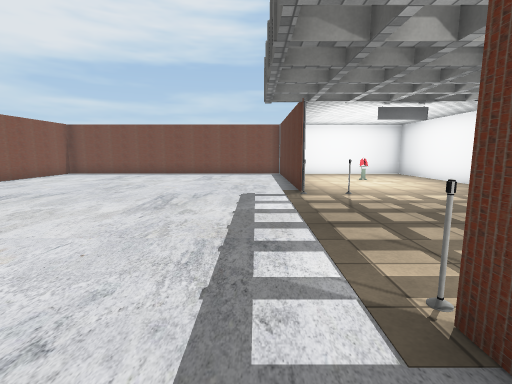
[1] (above)

17 first-person views from a walk through a Unity game level. The camera is 1.4 m above the floor, tilts 8° down and sees 85° across. The floor is counted in squares, 1.27 m on a side. Each view is taken from the middle of a square. On the plan, view 1 faces up. The plan holds only what a view shows up to about 12 squares ahead; the rest is blank. The player is left out. Some surface patterns are stand-ins.

[2]
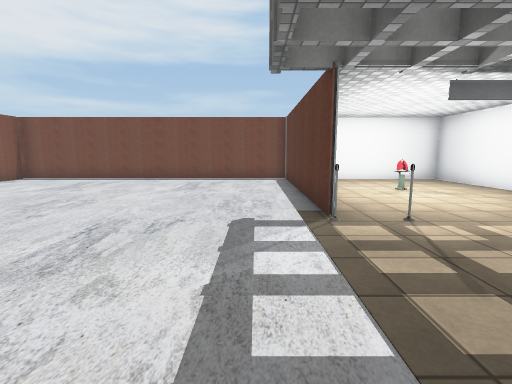

[3]
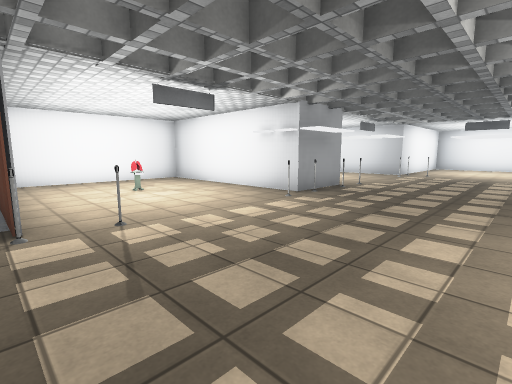

[4]
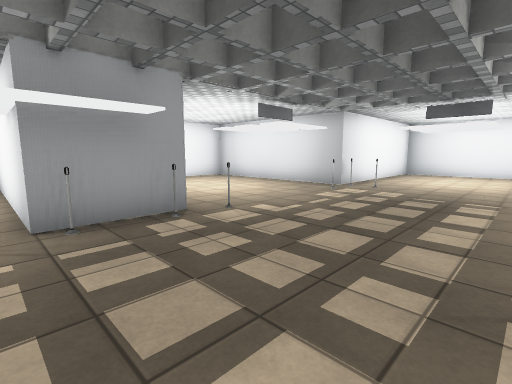

[5]
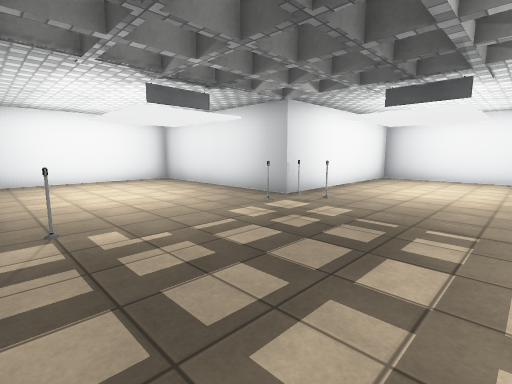

[6]
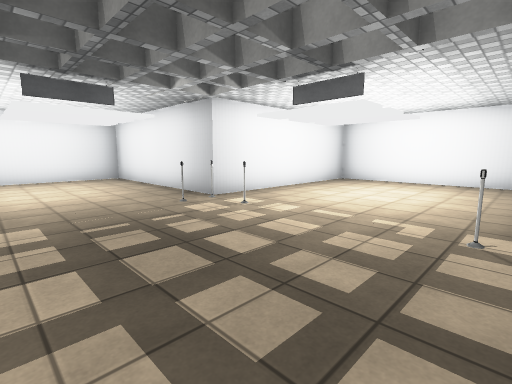

[7]
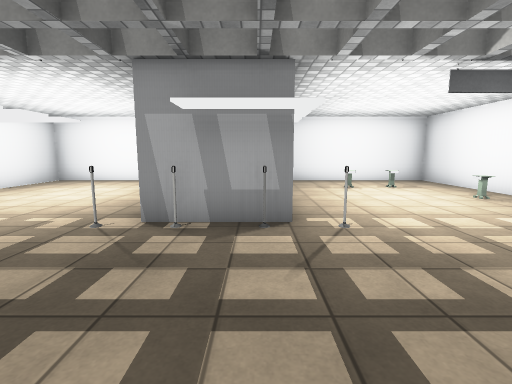

[8]
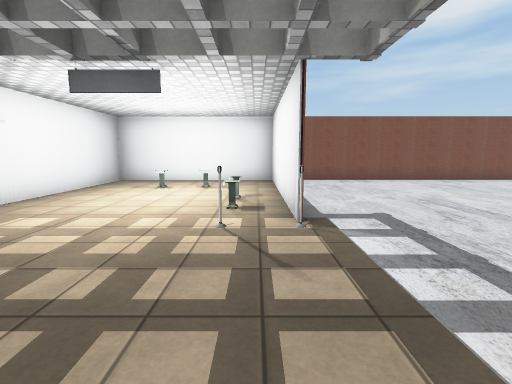

[9]
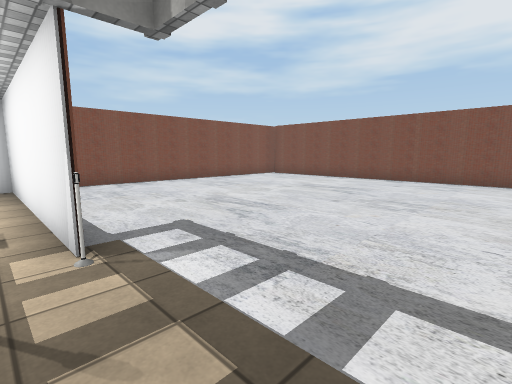

[10]
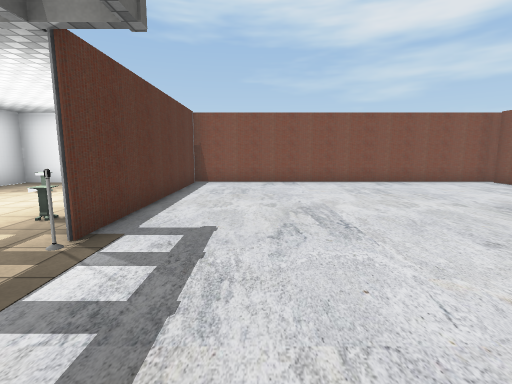

[11]
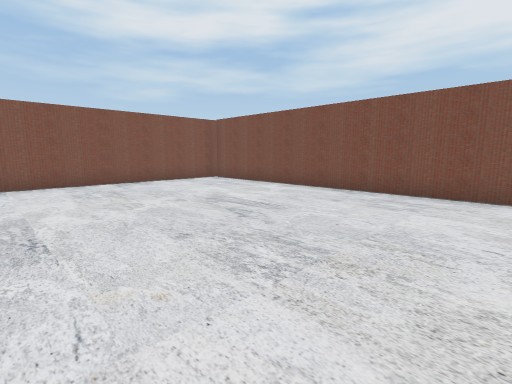

[12]
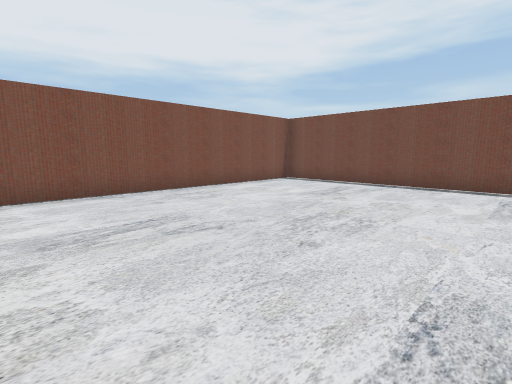

[13]
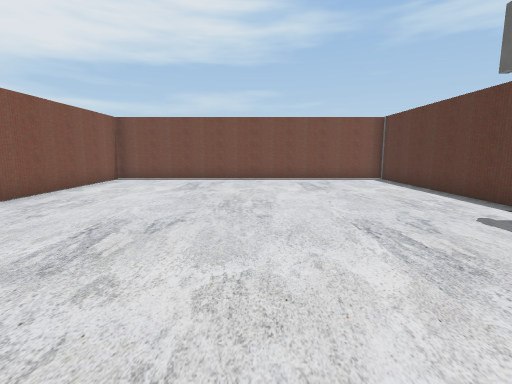

[14]
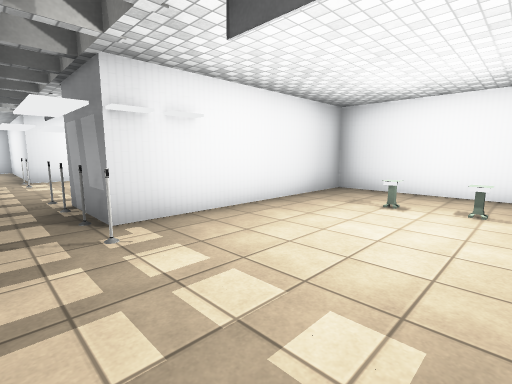

[15]
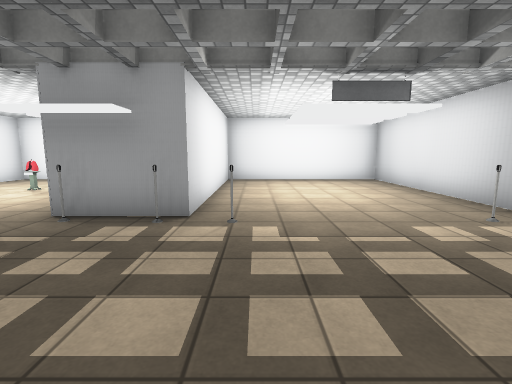

[16]
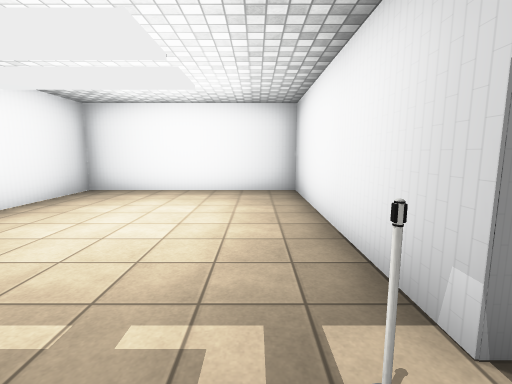

[17]
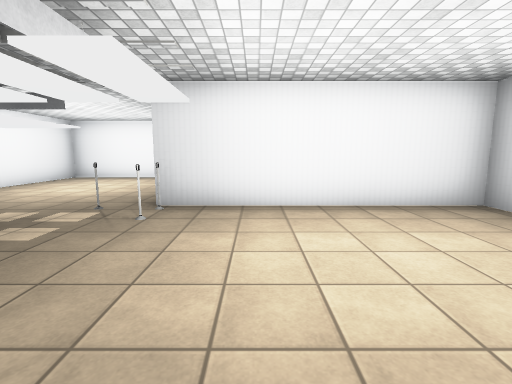

### Floor plan
Points are (right, up) in squares from view 1. A wall is a line through its corners. A room is listed if a view was taken in it or the views show most of it. See-through windows are left out.
Room 1 (views 1, 2, 3, 4, 5, 6, 7, 8, 9, 10, 11, 12, 13, 14, 15, 16, 17)
walls: (1.3, 7.8) (1.3, 14.8) (-9.8, 14.8) (-9.8, -5.5) (1.3, -5.5) (1.3, 1.6) (1.3, -5.2) (7.4, -5.2) (7.4, 1.6); (9.8, 1.6) (9.8, -5.2) (15.9, -5.2) (15.9, 1.6); (16.6, 1.6) (22.8, 1.6) (22.8, 7.7) (15.9, 7.7) (15.9, 14.6) (9.8, 14.6) (9.8, 7.7) (7.4, 7.7) (7.4, 14.6) (1.3, 14.6) (1.3, 13.5)
ways out: gap at (-10, -5)
objects: other object (1, 2); other object (1, 7); other object (2, -1); other object (2, 0); other object (2, 7); other object (3, 2); other object (4, -3); other object (4, 11); other object (5, -3); other object (7, 2); other object (7, 7); other object (8, 2); other object (8, 7); other object (9, 2); other object (9, 7); other object (10, 2); other object (11, 7); other object (15, 2); other object (15, 7); other object (16, 2); other object (16, 3); other object (16, 7)

Positions as (right, up) in squares from view 1, and headings:
1: (0, 0), facing up
2: (0, 3), facing up
3: (1, 3), facing up-right
4: (7, 3), facing up-right
5: (10, 3), facing up-right
6: (10, 6), facing down-right
7: (8, 6), facing down
8: (2, 6), facing down
9: (2, 5), facing down-left
10: (-1, 5), facing down
11: (-2, 5), facing down-left
12: (-2, 5), facing up-left
13: (-4, 3), facing up
14: (3, 3), facing down-right
15: (11, 3), facing up
16: (11, 3), facing down
17: (18, 2), facing up
